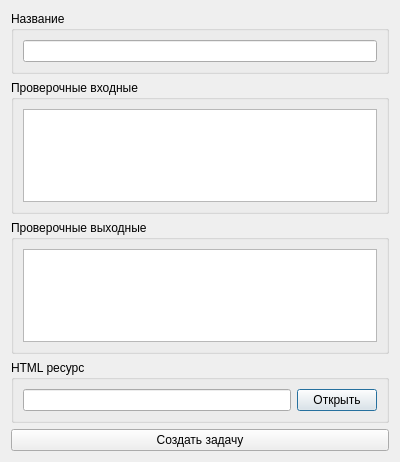
<?xml version="1.0" encoding="UTF-8"?>
<ui version="4.0">
 <class>CreateTaskDialog</class>
 <widget class="QDialog" name="CreateTaskDialog">
  <property name="geometry">
   <rect>
    <x>0</x>
    <y>0</y>
    <width>400</width>
    <height>462</height>
   </rect>
  </property>
  <property name="windowTitle">
   <string>Создание задачи</string>
  </property>
  <layout class="QVBoxLayout" name="verticalLayout">
   <item>
    <widget class="QGroupBox" name="groupBox">
     <property name="title">
      <string>Название</string>
     </property>
     <layout class="QVBoxLayout" name="verticalLayout_2">
      <item>
       <widget class="QLineEdit" name="nameEdit">
        <property name="whatsThis">
         <string>&lt;html&gt;&lt;head/&gt;&lt;body&gt;&lt;p&gt;Название задачи.&lt;/p&gt;&lt;/body&gt;&lt;/html&gt;</string>
        </property>
       </widget>
      </item>
     </layout>
    </widget>
   </item>
   <item>
    <widget class="QGroupBox" name="groupBox_2">
     <property name="title">
      <string>Проверочные входные</string>
     </property>
     <layout class="QVBoxLayout" name="verticalLayout_3">
      <item>
       <widget class="QTextEdit" name="inputEdit">
        <property name="whatsThis">
         <string>Входные данные в программу для проверки на решение.</string>
        </property>
       </widget>
      </item>
     </layout>
    </widget>
   </item>
   <item>
    <widget class="QGroupBox" name="groupBox_3">
     <property name="title">
      <string>Проверочные выходные</string>
     </property>
     <layout class="QVBoxLayout" name="verticalLayout_4">
      <item>
       <widget class="QTextEdit" name="outputEdit">
        <property name="whatsThis">
         <string>Данные с которыми сверяется ответ программы.</string>
        </property>
       </widget>
      </item>
     </layout>
    </widget>
   </item>
   <item>
    <widget class="QGroupBox" name="groupBox_4">
     <property name="title">
      <string>HTML ресурс</string>
     </property>
     <layout class="QHBoxLayout" name="horizontalLayout">
      <item>
       <widget class="QLineEdit" name="htmlEdit">
        <property name="whatsThis">
         <string>&lt;html&gt;&lt;head/&gt;&lt;body&gt;&lt;p&gt;Путь исходного ресурса.&lt;/p&gt;&lt;/body&gt;&lt;/html&gt;</string>
        </property>
       </widget>
      </item>
      <item>
       <widget class="QPushButton" name="openHTML">
        <property name="text">
         <string>Открыть</string>
        </property>
       </widget>
      </item>
     </layout>
    </widget>
   </item>
   <item>
    <widget class="QPushButton" name="createButton">
     <property name="whatsThis">
      <string>&lt;html&gt;&lt;head/&gt;&lt;body&gt;&lt;p&gt;Создать задачу в выбранном разделе.&lt;/p&gt;&lt;/body&gt;&lt;/html&gt;</string>
     </property>
     <property name="text">
      <string>Создать задачу</string>
     </property>
    </widget>
   </item>
  </layout>
 </widget>
 <resources/>
 <connections/>
</ui>
